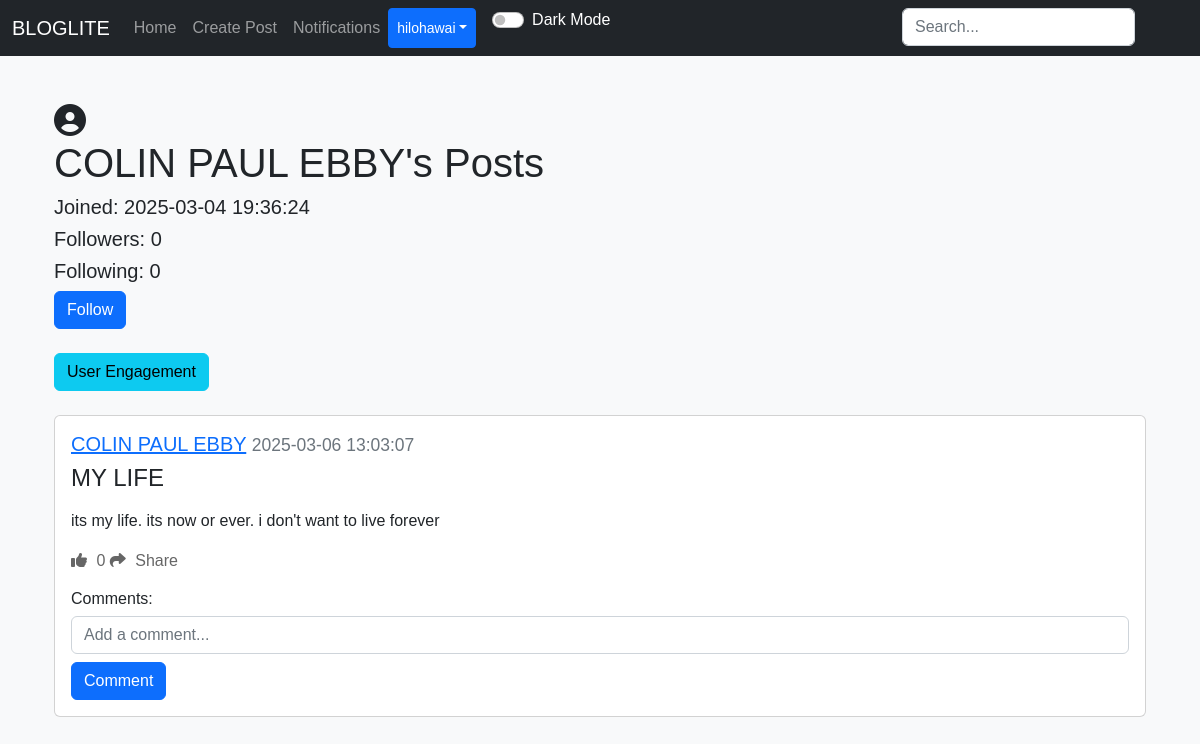
The app's page /posts/COLIN PAUL EBBY (signed in), older data.
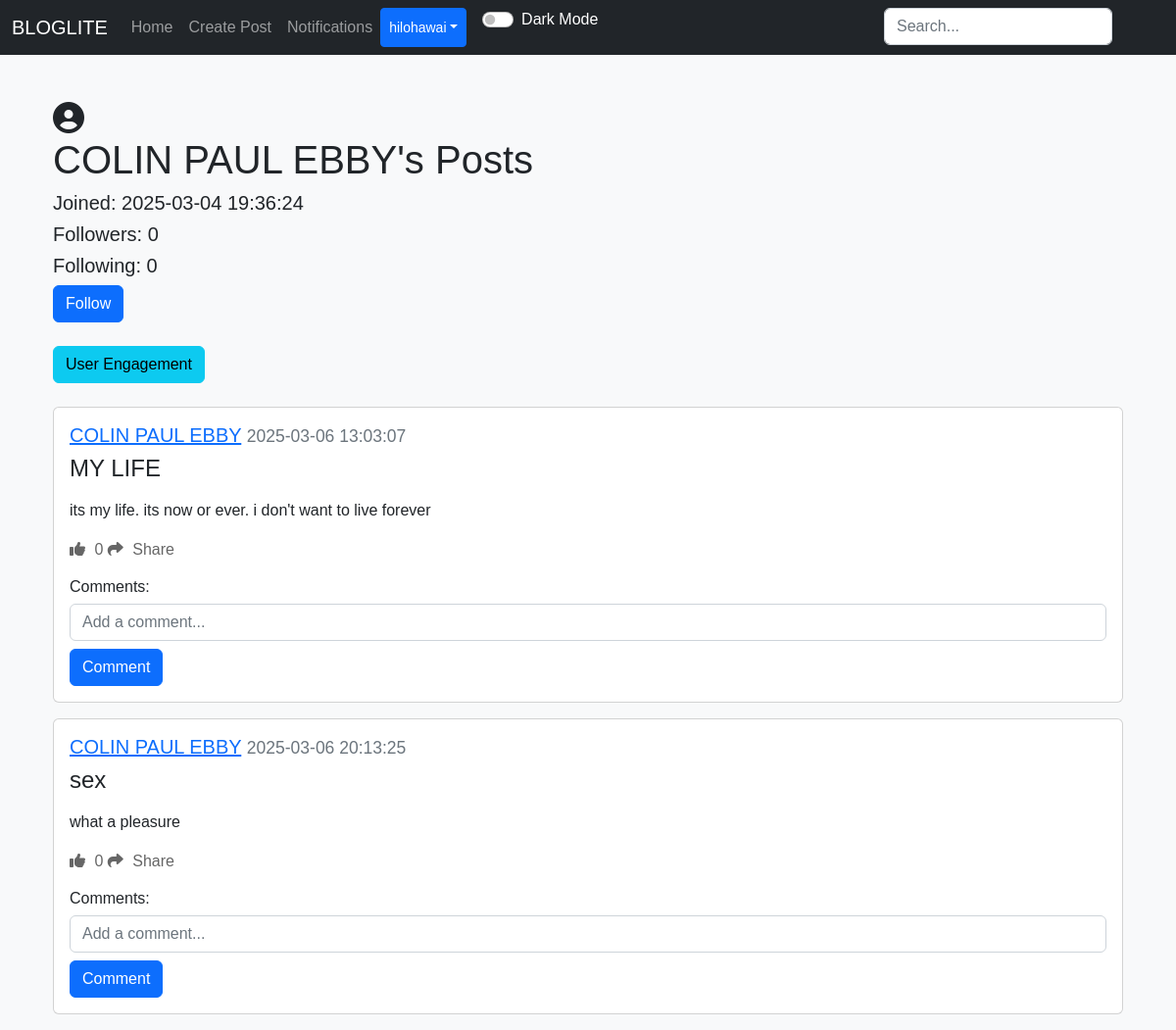
The same page, newer data.
### applicaton/models.py (models this page shows)
class Post(db.Model):
    id = db.Column(db.Integer, primary_key=True)
    title = db.Column(db.String(150), nullable=False)  # Add title field
    text = db.Column(db.Text, nullable=False)
    date_created = db.Column(db.DateTime(timezone=True), default=func.now())
    author = db.Column(db.Integer, db.ForeignKey('user.id'), nullable=False)
    category_id = db.Column(db.Integer, db.ForeignKey('category.id'), nullable=True)
    comments = db.relationship("Comment", backref="post", cascade="all, delete")
    likes = db.relationship("Like", backref="post", cascade="all, delete")

### applicaton/views.py (the view)
@views.route("/posts/<username>")
@login_required
def post(username):
    user = User.query.filter_by(username=username).first()
    if not user:
        flash("No user with that username exists", category="error")
        return redirect(url_for('views.home'))
    posts = user.posts
    user_id = user.id
    following = Follower.query.filter_by(
        user_id=user.id, follower_id=current_user.id).first()
    return render_template("posts.html", user=current_user, posts=posts, username=username, User=User, following=following, user_id=user_id, profile_user=user)

### applicaton/templates/posts.html (shortened to what this page needs)
{% extends "nav.html" %}
{% block content %}
<div class="container mt-5">
    <div class="profile-pic-container mr-3">
        {% if profile_user.profile_picture %}
            <img src="{{ url_for('static', filename='uploads/' + profile_user.profile_picture) }}" alt="Profile Picture" class="profile-pic">
        {% else %}
            <i class="fas fa-user-circle fa-2x"></i>
        {% endif %}
    </div>
    <h1>{{ username }}'s Posts</h1>
    <h5>Joined: {{ profile_user.date_created }}</h5>
    <h5>Followers: {{ profile_user.followers.count() }}</h5>
    <h5>Following: {{ profile_user.following.count() }}</h5>
    <form action="{{ url_for('views.follow_unfollow', username=username) }}" method="POST">
        {% if following %}
            <button type="submit" class="btn btn-danger">Unfollow</button>
        {% else %}
            <button type="submit" class="btn btn-primary">Follow</button>
        {% endif %}
    </form>
    <br>
    <a href="{{ url_for('views.user_engagement', user_id=user_id) }}" class="btn btn-info">User Engagement</a>
    <br>
    <br>
    {% for post in posts %}
        <div class="card mb-3">
            <div class="card-body">
                <h5 class="card-title">
                    <a href="{{ url_for('views.post', username=username) }}">{{ username }}</a>
                    <small class="text-muted">{{ post.date_created }}</small>
                </h5>
                <h4>{{ post.title }}</h4>
                <p class="card-text">{{ post.text | safe }}</p>
                <div>
                    <a href="#" class="like-btn" data-post-id="{{ post.id }}">
                        <i class="fas fa-thumbs-up"></i> <span class="like-count">{{ post.likes|length }}</span>
                    </a>
                    <a href="#" class="share-btn ml-3" data-post-id="{{ post.id }}" data-bs-toggle="modal" data-bs-target="#shareModal">
                        <i class="fas fa-share"></i> Share
                    </a>
                </div>
                <h6 class="mt-3">Comments:</h6>
                <form class="comment-form" method="POST" data-post-id="{{ post.id }}">
                    <div class="form-group">
                        <input type="text" name="text" class="comment-text form-control" placeholder="Add a comment...">
                        <button type="submit" class="btn btn-primary mt-2">Comment</button>
                    </div>
                </form>
            </div>
        </div>
    {% endfor %}
</div>
{% endblock %}

Row changes from the older to the newer data that the page shows:
added Post: username "COLIN PAUL EBBY", date_created "2025-03-06 20:13:25", title "sex", text "what a pleasure", likes|length "0"
